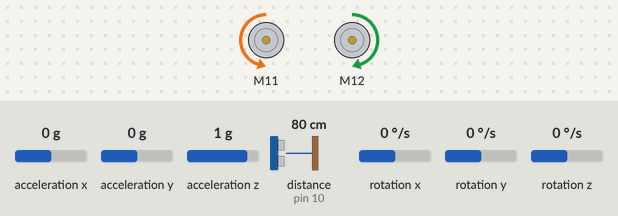
A sketch run on a simulated Arduino Uno, built with avr-gcc and run on an emulated ATmega328P. Parts: 2 × DC motor (green arrow = forward, orange = backward, longer = faster). The inputs (shaded band) are chosen by the test bench; at power-on: distance to the obstacle (sensor on pin 10) 80 cm, rotation z 0 °/s, acceleration x 0 g, acceleration y 0 g, acceleration z 1 g, rotation x 0 °/s, rotation y 0 °/s.

Above: at 2.0 s.
2.1 s: distance to the obstacle (sensor on pin 10) set to 11 cm
3.6 s: distance to the obstacle (sensor on pin 10) set to 8 cm
At 4.0 s:
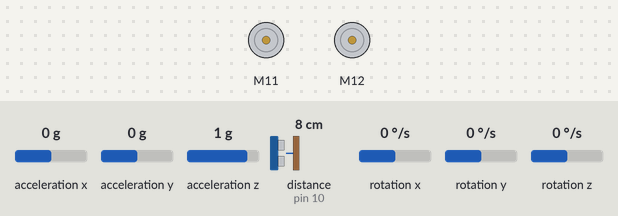
At 5.3 s:
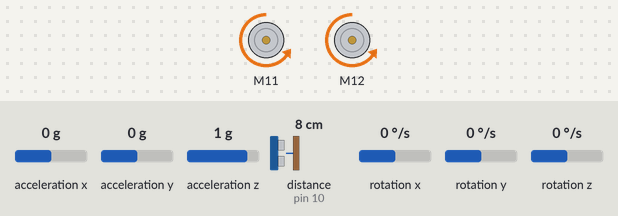
5.6 s: rotation z set to -27 °/s
8.6 s: rotation z set to -33 °/s
At 11.3 s:
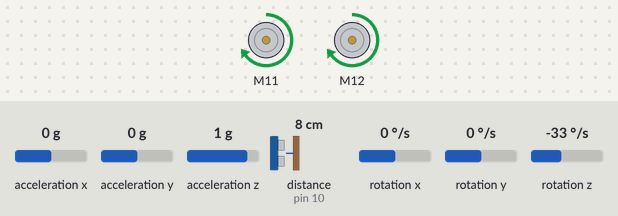
11.6 s: rotation z set to 55 °/s
14.6 s: rotation z set to 65 °/s
Timing chart, 0 to 19.4 s (numbered marks = the images above; inputs shaded):
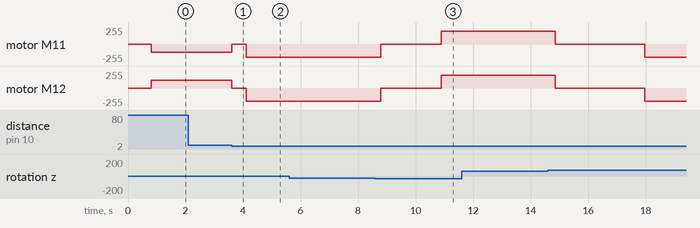

The sketch:

FinalMazeSolverV3.ino
```cpp
// (licence header left out)
// Header comments providing information about the file, author, version, and brief description

#include "MeAuriga.h" // Includes the MeAuriga library which contains functions to control MakeBlock's Auriga board
#include <Wire.h> // Includes the Wire library for I2C communication
#include <SoftwareSerial.h> // Includes the SoftwareSerial library for serial communication using digital pins

MeEncoderOnBoard motor1(SLOT1);   // Motor at slot1 // Creates an instance of the MeEncoderOnBoard class for motor1, connected to slot 1
MeEncoderOnBoard motor2(SLOT2);   // Motor at slot2 // Creates an instance of the MeEncoderOnBoard class for motor2, connected to slot 2

MeUltrasonicSensor ultraSensor(PORT_10); // Creates an instance of the MeUltrasonicSensor class for an ultrasonic sensor connected to port 10

MeGyro gyro(0, 0x69); // Creates an instance of the MeGyro class for a gyro sensor, initialized with address 0x69

void setup() {
  Serial.begin(9600);   // Begin serial communication at 9600 baud
  gyro.begin();         // Initialize the gyro sensor
}

void stop() {
  motor1.setMotorPwm(0);
  motor2.setMotorPwm(0); // Sets the PWM values of both motors to 0, stopping the robot
}

void fwd() {
  motor1.setMotorPwm(-120);
  motor2.setMotorPwm(120); // Sets the PWM values to move the robot forward
}

void turnRight() {
  int currentAngle = gyro.getAngleZ(); // Gets the current Z-axis angle from the gyro sensor
  int targetAngle = (int)(currentAngle + 90) % 360; // Calculates the target angle 90 degrees to the right
  while (abs(currentAngle - targetAngle) > 5) {
    gyro.update(); // Updates the gyro sensor readings
    currentAngle = gyro.getAngleZ(); // Gets the updated current Z-axis angle from the gyro sensor
    if (targetAngle > currentAngle) {
      motor1.setMotorPwm(195);
      motor2.setMotorPwm(195); // Sets the PWM values to turn the robot to the right
    }
  }
  stop(); // Stops the robot after completing the turn
  gyro.begin(); // Reinitializes the gyro sensor
}

void turnLeft() {
  int currentAngle = gyro.getAngleZ(); // Gets the current Z-axis angle from the gyro sensor
  int targetAngle = (int)(currentAngle - 90) % 360; // Calculates the target angle 90 degrees to the left
  while (abs(currentAngle - targetAngle) > 5) {
    gyro.update(); // Updates the gyro sensor readings
    currentAngle = gyro.getAngleZ(); // Gets the updated current Z-axis angle from the gyro sensor
    if (targetAngle < currentAngle) {
      motor1.setMotorPwm(-195);
      motor2.setMotorPwm(-195);// Sets the PWM values to turn the robot to the left
    }
  }
  stop(); // Stops the robot after completing the turn
  gyro.begin(); // Reinitializes the gyro sensor
}

void turnAround() {
  gyro.begin(); // Initializes the gyro sensor
  turnRight(); // Turns the robot to the right by 90 degrees
  delay(500); // Short delay to ensure the turn completes
  turnRight(); // Turns the robot to the right by another 90 degrees to complete a 180-degree turn
}

void loop() {
  gyro.update(); // Updates the gyro sensor readings
  float angle = gyro.getAngleZ(); // Gets the current Z-axis angle from the gyro sensor
  float dist = ultraSensor.distanceCm(); // Gets the distance measured by the ultrasonic sensor in centimeters

  // Checks if an obstacle is detected within 10 cm
  if (dist < 10) {
    stop(); // Stops the robot
    delay(500); // Waits for a moment
    turnLeft(); // Turns left
    delay(500); // Short delay to ensure the turn completes
    dist = ultraSensor.distanceCm(); // Gets updated distance reading from the ultrasonic sensor
    if (dist < 25) {    // If obstacle is still close, turns around
      turnAround();
      delay(500);
    }
  } else {
    fwd(); // Moves forward if no obstacle is detected
  }
}
```

Measured:
- the behaviour switches between 10 and 9 cm on distance to the obstacle (sensor on pin 10) (found by bisection; images 0 and 1)
- the behaviour switches between -29 and -30 °/s on rotation z (found by bisection; images 2 and 3)
- after the input at 2.1 s, every drawn part: stays the same
- after the input at 3.6 s, motor M11: backward 120/255 → stopped at once, → backward 195/255 0.50 s later; motor M12: forward 120/255 → stopped at once, → backward 195/255 0.50 s later
- after the input at 5.6 s, every drawn part: stays the same
- after the input at 11.6 s, every drawn part: stays the same
